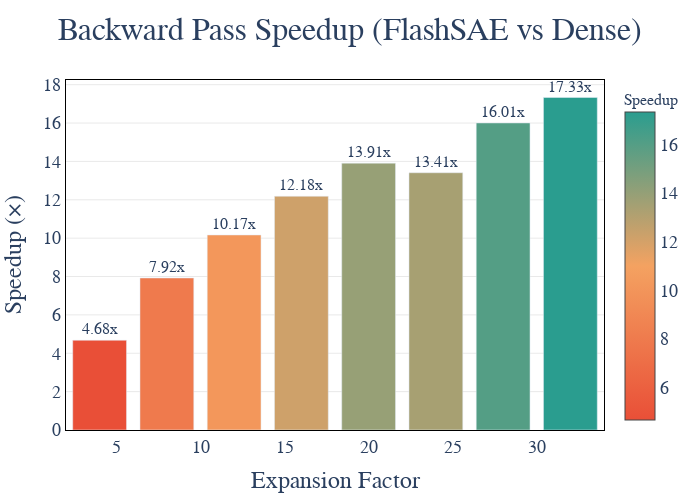

Source (notebook cell):
### Code cell
# 计算并绘制Speedup图
speedup = [base / sparse for base, sparse in zip(bwd_time_base, bwd_time_sparse)]

fig_speedup = go.Figure()

fig_speedup.add_trace(go.Bar(
    x=expansion_factors,
    y=speedup,
    marker=dict(
        color=speedup,
        colorscale=[[0, '#E94F37'], [0.5, '#F4A261'], [1, '#2A9D8F']],
        showscale=True,
        colorbar=dict(
            title=dict(text='Speedup', font=dict(size=16, family='Times New Roman')),
            tickfont=dict(size=18, family='Times New Roman'),
        ),
    ),
    text=[f'{s:.2f}x' for s in speedup],
    textposition='outside',
    textfont=dict(size=16, family='Times New Roman'),
))

fig_speedup.update_layout(
    title=dict(
        text=f'Backward Pass Speedup (FlashSAE vs Dense)',
        font=dict(size=32, family='Times New Roman'),
        x=0.5,
    ),
    xaxis=dict(
        title=dict(text='Expansion Factor', font=dict(size=24, family='Times New Roman')),
        tickfont=dict(size=18, family='Times New Roman'),
        showline=True,
        linewidth=1,
        linecolor='black',
        mirror=True,
    ),
    yaxis=dict(
        title=dict(text='Speedup (×)', font=dict(size=24, family='Times New Roman')),
        tickfont=dict(size=18, family='Times New Roman'),
        gridcolor='lightgray',
        gridwidth=0.5,
        showline=True,
        linewidth=1,
        linecolor='black',
        mirror=True,
        rangemode='tozero',
    ),
    plot_bgcolor='white',
    paper_bgcolor='white',
    width=700,
    height=500,
    margin=dict(l=60, r=40, t=80, b=60),
    showlegend=False,
)

fig_speedup.show()

fig_speedup.write_image(
    "/Users/jxwang/Programs/sii-courses/ai-system-25/course_project/result/overall_speed_up/backward_pass_speedup_comparison.pdf", 
    format="pdf",
)

### Figure 1 — Plotly figure (JSON) as saved in the notebook; plotly's stock layout.template omitted (floating-point values rounded to 4 significant figures)
{"data": [{"marker": {"color": [4.678, 7.924, 10.17, 12.18, 13.91, 13.41, 16.01, 17.33], "colorbar": {"tickfont": {"family": "Times New Roman", "size": 18}, "title": {"font": {"family": "Times New Roman", "size": 16}, "text": "Speedup"}}, "colorscale": [[0, "#E94F37"], [0.5, "#F4A261"], [1, "#2A9D8F"]], "showscale": true}, "text": ["4.68x", "7.92x", "10.17x", "12.18x", "13.91x", "13.41x", "16.01x", "17.33x"], "textfont": {"family": "Times New Roman", "size": 16}, "textposition": "outside", "type": "bar", "x": [4, 8, 12, 16, 20, 24, 28, 32], "y": [4.678, 7.924, 10.17, 12.18, 13.91, 13.41, 16.01, 17.33]}], "layout": {"height": 500, "margin": {"b": 60, "l": 60, "r": 40, "t": 80}, "paper_bgcolor": "white", "plot_bgcolor": "white", "showlegend": false, "title": {"font": {"family": "Times New Roman", "size": 32}, "text": "Backward Pass Speedup (FlashSAE vs Dense)", "x": 0.5}, "width": 700, "xaxis": {"linecolor": "black", "linewidth": 1, "mirror": true, "showline": true, "tickfont": {"family": "Times New Roman", "size": 18}, "title": {"font": {"family": "Times New Roman", "size": 24}, "text": "Expansion Factor"}}, "yaxis": {"gridcolor": "lightgray", "gridwidth": 0.5, "linecolor": "black", "linewidth": 1, "mirror": true, "rangemode": "tozero", "showline": true, "tickfont": {"family": "Times New Roman", "size": 18}, "title": {"font": {"family": "Times New Roman", "size": 24}, "text": "Speedup (×)"}}}}
